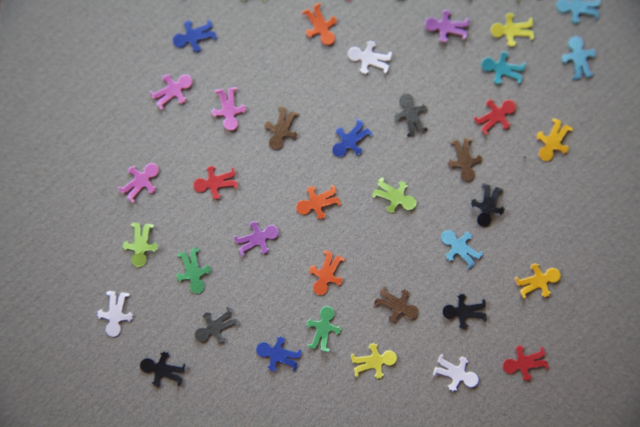
%> input picture Imagenes/IMG_9639.jpg, 640 x 427 px
$ octave --eval "result = binarizarFiguras(imread('Imagenes/IMG_9639.jpg'));"   (GNU Octave 9; MATLAB toolbox functions it lacks are replaced by stand-ins)
%> lines starting %> are read from the running program, lines starting %| are printed output that depends on the picture; in (x1, y1, x2, y2) boxes, pixels count from 0 and x2, y2 are one past the last pixel; in counts of white or black regions, pixels touching at a corner belong together; the program's own positions count from 1
function [ propiedadesFiguras,imBinFiguras ] = binarizarFiguras( Imagen )


parametros = {'Area'
    'MajorAxisLength'
    'MinorAxisLength'
    'Eccentricity'
    'EquivDiameter'
    'Extent'
    'Perimeter'
    'ConvexArea'
    'Solidity'};


Ic = Imagen;
I = rgb2gray(Imagen);


bloques = blockproc(I,[80,80],@mediana);
bloques = imresize(bloques,[427,640]);


minimo = min(min(bloques));

bloques = bloques-minimo;

Ic(:,:,1) = Ic(:,:,1)-bloques;
Ic(:,:,2) = Ic(:,:,2)-bloques;
Ic(:,:,3) = Ic(:,:,3)-bloques;


[count] = imhist(Ic(:,:,1));
yR = find(count == max(max(count)));
[count] = imhist(Ic(:,:,2));
yG = find(count == max(max(count)));
[count] = imhist(Ic(:,:,3));
yB = find(count == max(max(count)));

yR = yR(1);
yG = yG(1);
yB = yB(1);


infR = yR - 30;
supR = yR + 30;
infG = yG - 30;
supG = yG + 30;
infB = yB - 30;
supB = yB + 30;

imBin = (Ic(:,:,1)>supR  | Ic(:,:,1)<infR) | (Ic(:,:,2)>supG | Ic(:,:,2)<infG) | (Ic(:,:,3)>supB | Ic(:,:,3)<infB);

imBin = imclearborder(imBin);

imBin = bwareaopen(imBin, 100);
imBinFiguras = imfill(imBin,'holes');

[L, numObj] = bwlabel(imBin);

propiedadesFiguras = [];
datosImagen = zeros(16,1);
for  l=1: numObj

    datos = regionprops(L == l, parametros);

    datosImagen(1,1) = datos.Area;%1
    datosImagen(2,1) = datos.MajorAxisLength;%2 %%
    datosImagen(3,1) = datos.MinorAxisLength;%3 %%
    datosImagen(4,1) = datos.Eccentricity;%4 %%
    datosImagen(5,1) = datos.EquivDiameter;%5 %%
    datosImagen(6,1) = datos.Extent;%6 %%
    datosImagen(7,1) = datos.Perimeter;%7 %%
    datosImagen(8,1) = datos.ConvexArea;%8
    datosImagen(9,1) = datos.Solidity;%9 %%
    %HASTA AQUI SON PARAMETROS OBTENIDOS DIRECTAMENTE%
    %ESTOS SON PARAMETROS COMBINADOS%
    datosImagen(10,1) = (datos.MajorAxisLength/datos.MinorAxisLength);%AxisRatio - 10 %% major/menor
    datosImagen(11,1) = (datos.MajorAxisLength*datos.MinorAxisLength);%AreaRect - 11
    datosImagen(12,1) = ((datos.Area * 4 * pi)/(datos.Perimeter^2));%FormFact - 12 %%
    datosImagen(13,1) = (datos.MajorAxisLength/2);%Radio - 13
    datosImagen(14,1) = (datos.Area/(pi*(datos.MajorAxisLength/2)^2));%AreaCirc - 14
    datosImagen(15,1) = datos.Area/datos.ConvexArea; % 15
    datosImagen(16,1) = datos.Area/datosImagen(11,1); %16 %%


    datos = [];


    propiedadesFiguras = cat(2,propiedadesFiguras,datosImagen);

end


end

function y = mediana(x)


[a,b] = size(x.data);
tam = a*b;

x = reshape(x.data,[1,tam]);
y = median(x);


end


%rojo, naranja, yema, amarillo, limon, verde, azul, agua, turqueza, rosa,
%morado, rosafosfo, cafe, gris, blanco, negro
%> in binarizarFiguras, Ic is the input picture: size 427x640x3 uint8; mean R, G, B 132.3, 129.5, 129.4
%> in binarizarFiguras, `I = rgb2gray(Imagen);`:
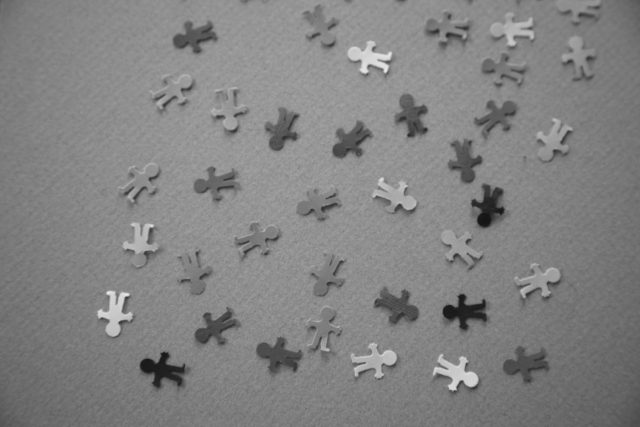
%> I: size 427x640 uint8; min 19, max 234, mean 130.3
%> in mediana, `[a,b] = size(x.data);`: a = 80
%> in mediana, `tam = a*b;`: tam = 6400
%> in mediana, `x = reshape(x.data,[1,tam]);`: x = 6400 values, max 142 at index 5198, min 91 at index 1, mean 127.6
%> in mediana, `y = median(x);`: y = 128
%> in binarizarFiguras, `bloques = blockproc(I,[80,80],@mediana);`: bloques = [128 140 146 150 148 143 133 121; 131 142 149 150 149 143 135 123; 128 139 146 148 146 141 132 122; 123 134 139 142 139 135 129 115; 113 123 128 130 132 129 117 107; 105 116 123 126 125 120 110 99]
%> in binarizarFiguras, `bloques = imresize(bloques,[427,640]);`:
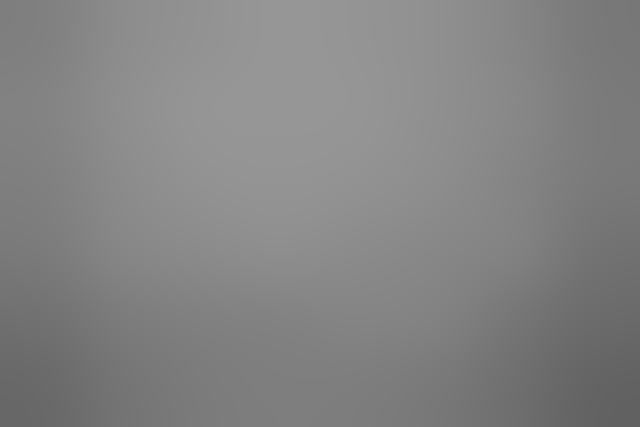
%> bloques: size 427x640 uint8; min 97, max 150, mean 131
%> in binarizarFiguras, `minimo = min(min(bloques));`: minimo = 97
%> in binarizarFiguras, `bloques = bloques-minimo;`:
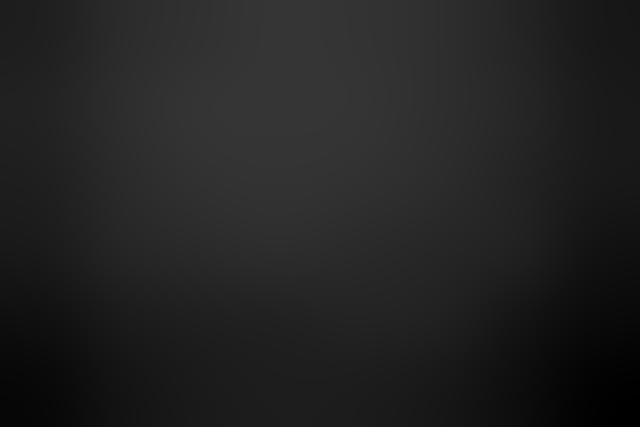
%> bloques: size 427x640 uint8; min 0, max 53, mean 34
%> in binarizarFiguras, `Ic(:,:,2) = Ic(:,:,2)-bloques;`:
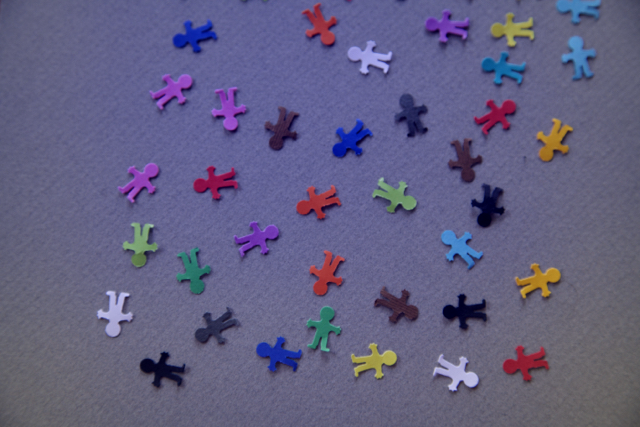
%> Ic: size 427x640x3 uint8; mean R, G, B 98.3, 95.5, 129.4
%> in binarizarFiguras, `Ic(:,:,3) = Ic(:,:,3)-bloques;`:
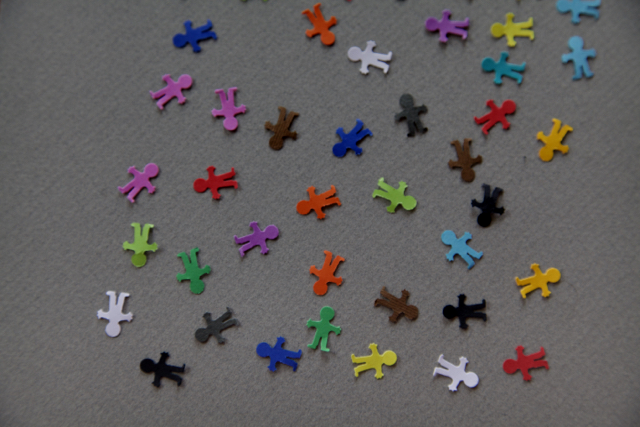
%> Ic: size 427x640x3 uint8; mean R, G, B 98.3, 95.5, 95.3
%> in binarizarFiguras, `[count] = imhist(Ic(:,:,1));`: count = 256 values, max 18518 at index 101, min 0 at index 201, mean 1067.5
%> in binarizarFiguras, `yR = find(count == max(max(count)));`: yR = 101
%> in binarizarFiguras, `[count] = imhist(Ic(:,:,2));`: count = 256 values, max 21175 at index 100, min 0 at index 196, mean 1067.5
%> in binarizarFiguras, `yG = find(count == max(max(count)));`: yG = 100
%> in binarizarFiguras, `[count] = imhist(Ic(:,:,3));`: count = 256 values, max 20717 at index 100, min 0 at index 215, mean 1067.5
%> in binarizarFiguras, `yB = find(count == max(max(count)));`: yB = 100
%> in binarizarFiguras, `infR = yR - 30;`: infR = 71
%> in binarizarFiguras, `supR = yR + 30;`: supR = 131
%> in binarizarFiguras, `infG = yG - 30;`: infG = 70
%> in binarizarFiguras, `supG = yG + 30;`: supG = 130
%> in binarizarFiguras, `infB = yB - 30;`: infB = 70
%> in binarizarFiguras, `supB = yB + 30;`: supB = 130
%> in binarizarFiguras, `imBin = (Ic(:,:,1)>supR  | Ic(:,:,1)<infR) | (Ic(:,:,2)>supG | Ic(:,:,..`:
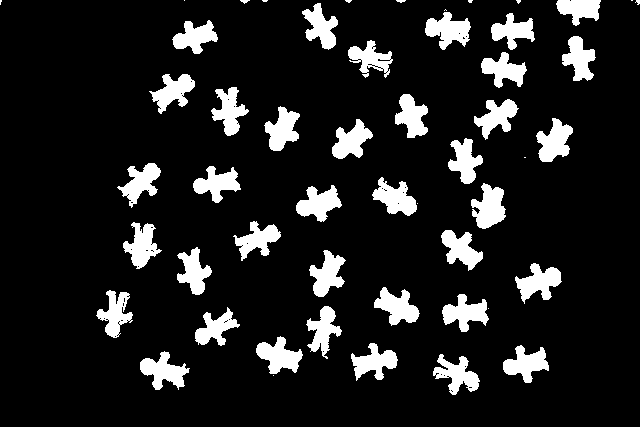
%> imBin: size 427x640 logical; 12.4% white; 52 white regions (13 under 20 px), largest, box (x1, y1, x2, y2) and area: (471, 183, 506, 229) 1026, (515, 263, 562, 304) 994, (425, 12, 471, 50) 993
%> in binarizarFiguras, `imBinFiguras = imfill(imBin,'holes');`: imBinFiguras: size 427x640 logical; 12.1% white; 36 white regions, largest, box (x1, y1, x2, y2) and area: (471, 183, 506, 229) 1026, (425, 12, 471, 50) 998, (515, 263, 562, 304) 994
%> in binarizarFiguras, `[L, numObj] = bwlabel(imBin);`:
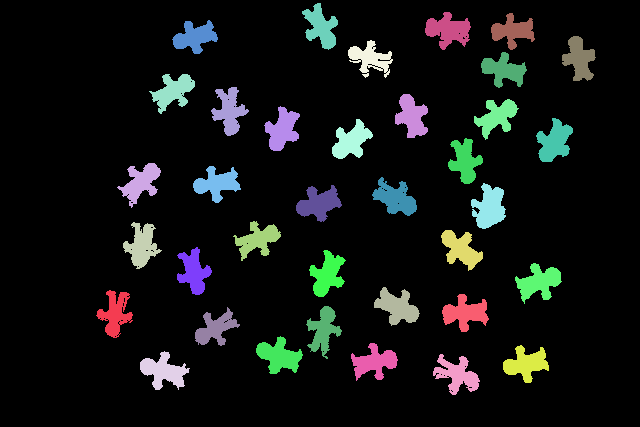
%> L: size 427x640 double; 37 distinct labels, from 0 to 36; one colour per label, 0 black
%> in binarizarFiguras, `[L, numObj] = bwlabel(imBin);`: numObj = 36
%> the loop in binarizarFiguras, `for  l=1: numObj` made 36 passes
%> after the loop in binarizarFiguras, `for  l=1: numObj`: datosImagen = [873; 45.98; 28.76; 0.78; 33.34; 0.571; 158; 1179; 0.74; 1.6; 1322.6; 0.439; 22.99; 0.526; 0.74; 0.66]

$ run again, on Imagenes/IMG_9640.jpg
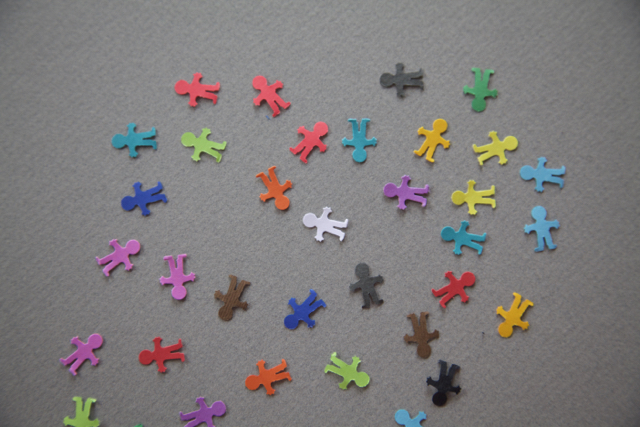
%> input picture Imagenes/IMG_9640.jpg, 640 x 427 px
%> in binarizarFiguras, Ic is the input picture: size 427x640x3 uint8; mean R, G, B 126.8, 123.6, 123.8
%> a = 80
%> tam = 6400
%> x = 6400 values, max 138 at index 5907, min 94 at index 1, mean 121.3
%> y = 122
%> in binarizarFiguras, `bloques = blockproc(I,[80,80],@mediana);`: bloques = [122 133 140 143 142 137 128 116; 124 133 140 140 140 137 129 118; 122 131 139 138 138 133 129 116; 116 126 131 134 132 128 124 112; 106 116 123 126 127 119 114 103; 100 111 112 121 121 114 107 97]
%> minimo = 95
%> in binarizarFiguras, `Ic(:,:,3) = Ic(:,:,3)-bloques;`:
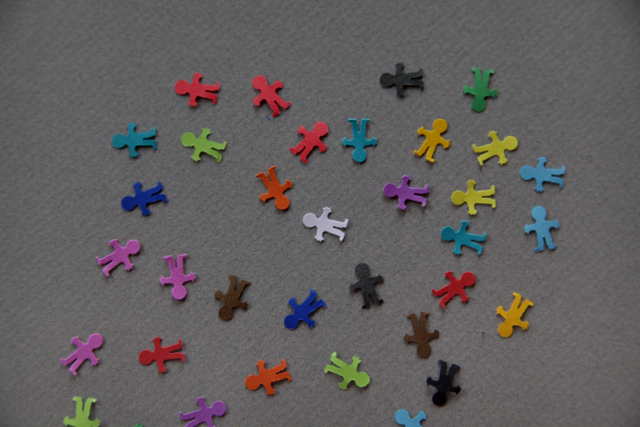
%> Ic: size 427x640x3 uint8; mean R, G, B 97.1, 93.9, 94.1
%> in binarizarFiguras, `[count] = imhist(Ic(:,:,1));`: count = 256 values, max 17613 at index 98, min 0 at index 203, mean 1067.5
%> yR = 98
%> in binarizarFiguras, `[count] = imhist(Ic(:,:,2));`: count = 256 values, max 20115 at index 97, min 0 at index 197, mean 1067.5
%> yG = 97
%> in binarizarFiguras, `[count] = imhist(Ic(:,:,3));`: count = 256 values, max 19896 at index 98, min 0 at index 206, mean 1067.5
%> yB = 98
%> infR = 68
%> supR = 128
%> infG = 67
%> supG = 127
%> infB = 68
%> supB = 128
%> imBinFiguras: size 427x640 logical; 10.7% white; 31 white regions, largest, box (x1, y1, x2, y2) and area: (383, 175, 432, 217) 1097, (426, 360, 462, 408) 1050, (324, 352, 370, 393) 1028
%> in binarizarFiguras, `[L, numObj] = bwlabel(imBin);`:
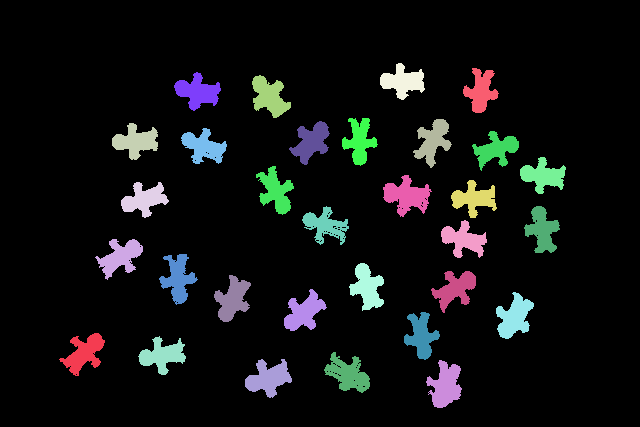
%> L: size 427x640 double; 32 distinct labels, from 0 to 31; one colour per label, 0 black
%> numObj = 31
%> the loop in binarizarFiguras, `for  l=1: numObj` made 31 passes
%> after the loop in binarizarFiguras, `for  l=1: numObj`: datosImagen = [920; 48.23; 29.74; 0.787; 34.23; 0.544; 171.3; 1280; 0.719; 1.62; 1434.6; 0.394; 24.12; 0.504; 0.719; 0.641]

$ run again, on Imagenes/IMG_9641.jpg
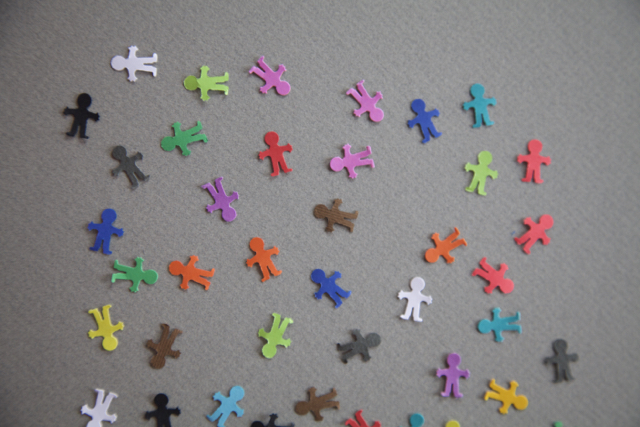
%> input picture Imagenes/IMG_9641.jpg, 640 x 427 px
%> in binarizarFiguras, Ic is the input picture: size 427x640x3 uint8; mean R, G, B 133, 129.7, 130
%> a = 80
%> tam = 6400
%> x = 6400 values, max 127 at index 5996, min 70 at index 4, mean 104.7
%> y = 106
%> in binarizarFiguras, `bloques = blockproc(I,[80,80],@mediana);`: bloques = [106 121 133 141 146 147 142 134; 109 124 136 144 149 149 146 138; 112 123 136 144 148 151 146 139; 108 121 134 141 146 147 142 136; 102 116 128 136 139 139 135 128; 96 112 118 123 132 134 129 122]
%> minimo = 93
%> in binarizarFiguras, `Ic(:,:,3) = Ic(:,:,3)-bloques;`:
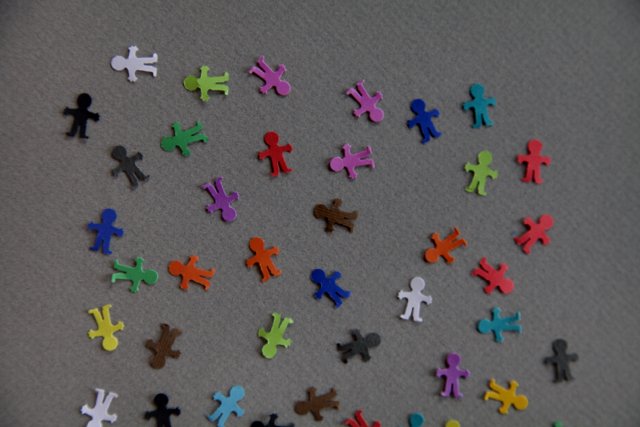
%> Ic: size 427x640x3 uint8; mean R, G, B 94.2, 90.9, 91.2
%> in binarizarFiguras, `[count] = imhist(Ic(:,:,1));`: count = 256 values, max 17883 at index 97, min 0 at index 195, mean 1067.5
%> yR = 97
%> in binarizarFiguras, `[count] = imhist(Ic(:,:,2));`: count = 256 values, max 19290 at index 95, min 0 at index 197, mean 1067.5
%> yG = 95
%> in binarizarFiguras, `[count] = imhist(Ic(:,:,3));`: count = 256 values, max 19068 at index 96, min 0 at index 213, mean 1067.5
%> yB = 96
%> infR = 67
%> supR = 127
%> infG = 65
%> supG = 125
%> infB = 66
%> supB = 126
%> imBinFiguras: size 427x640 logical; 11.2% white; 33 white regions, largest, box (x1, y1, x2, y2) and area: (429, 353, 470, 399) 1047, (60, 93, 100, 143) 1013, (181, 66, 229, 105) 1000
%> in binarizarFiguras, `[L, numObj] = bwlabel(imBin);`:
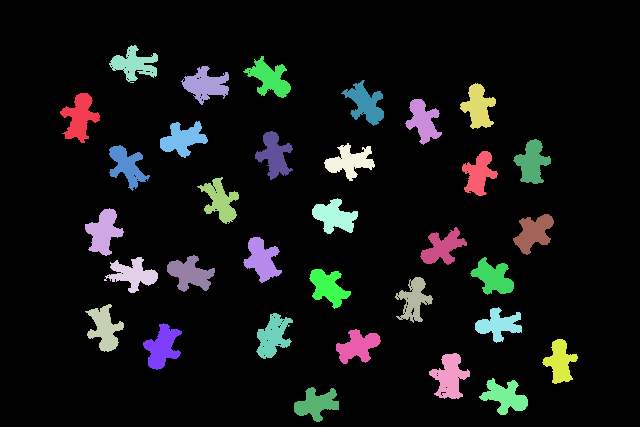
%> L: size 427x640 double; 34 distinct labels, from 0 to 33; one colour per label, 0 black
%> numObj = 33
%> the loop in binarizarFiguras, `for  l=1: numObj` made 33 passes
%> after the loop in binarizarFiguras, `for  l=1: numObj`: datosImagen = [840; 45.22; 27.86; 0.788; 32.7; 0.519; 149.4; 1155; 0.727; 1.62; 1259.7; 0.473; 22.61; 0.523; 0.727; 0.667]

$ run again, on Imagenes/IMG_9642.jpg
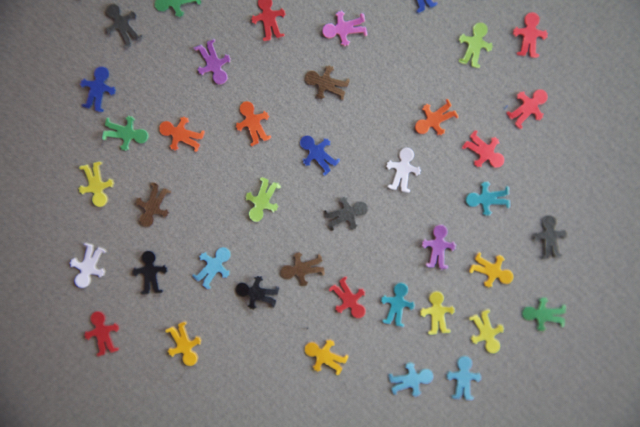
%> input picture Imagenes/IMG_9642.jpg, 640 x 427 px
%> in binarizarFiguras, Ic is the input picture: size 427x640x3 uint8; mean R, G, B 131.5, 128.1, 127.3
%> a = 80
%> tam = 6400
%> x = 6400 values, max 123 at index 6068, min 72 at index 1, mean 103.3
%> y = 104
%> in binarizarFiguras, `bloques = blockproc(I,[80,80],@mediana);`: bloques = [104 116 127 136 141 142 136 128; 110 122 134 141 146 146 141 134; 112 126 137 144 146 148 143 135; 109 123 134 138 143 145 141 133; 103 117 130 136 141 141 134 126; 97 112 124 131 134 134 128 120]
%> minimo = 94
%> in binarizarFiguras, `[count] = imhist(Ic(:,:,1));`: count = 256 values, max 20519 at index 98, min 0 at index 199, mean 1067.5
%> yR = 98
%> in binarizarFiguras, `[count] = imhist(Ic(:,:,2));`: count = 256 values, max 22760 at index 97, min 0 at index 195, mean 1067.5
%> yG = 97
%> in binarizarFiguras, `[count] = imhist(Ic(:,:,3));`: count = 256 values, max 21820 at index 97, min 0 at index 213, mean 1067.5
%> yB = 97
%> infR = 68
%> supR = 128
%> infG = 67
%> supG = 127
%> infB = 67
%> supB = 127
%> imBinFiguras: size 427x640 logical; 12.8% white; 38 white regions, largest, box (x1, y1, x2, y2) and area: (415, 224, 457, 271) 1065, (234, 276, 279, 311) 1021, (316, 10, 368, 49) 991
%> in binarizarFiguras, `[L, numObj] = bwlabel(imBin);`:
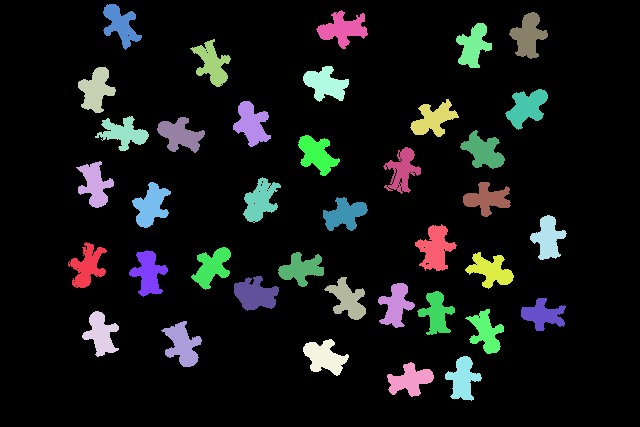
%> L: size 427x640 double; 39 distinct labels, from 0 to 38; one colour per label, 0 black
%> numObj = 38
%> the loop in binarizarFiguras, `for  l=1: numObj` made 38 passes
%> after the loop in binarizarFiguras, `for  l=1: numObj`: datosImagen = [885; 45; 29.2; 0.761; 33.57; 0.532; 152.1; 1193; 0.742; 1.54; 1313.9; 0.481; 22.5; 0.556; 0.742; 0.674]
